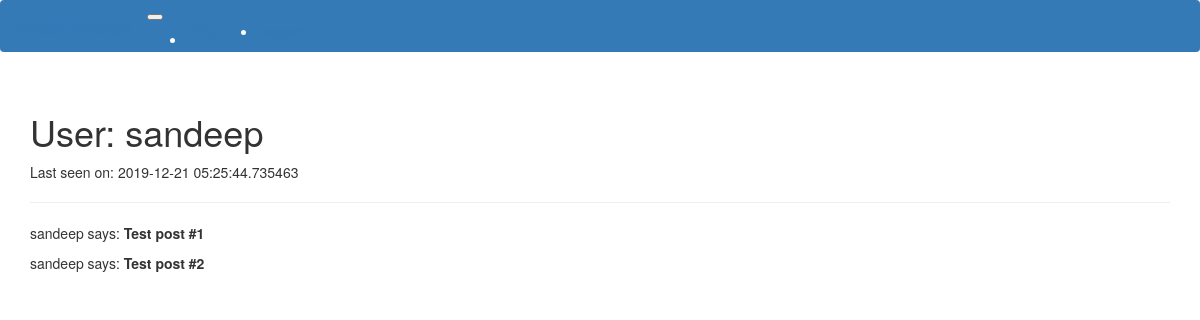
The page /user/sandeep (signed in) on the database its author committed.
### application/models.py (models this page shows, shortened)
class User(UserMixin, db.Model):
    id = db.Column(db.Integer, primary_key=True)
    username = db.Column(db.String(128), index=True, unique=True)
    name = db.Column(db.String(128))
    employee_no = db.Column(db.String(10), index=True, unique=True)
    email = db.Column(db.String(128), index=True, unique=True)
    password_hash = db.Column(db.String(128))
    last_seen = db.Column(db.DateTime, default=datetime.utcnow)
    posts = db.relationship('Post', backref='author', lazy='dynamic')

### application/views.py (the view)
@app.route('/user/<username>')
@login_required
def user(username):
    user = User.query.filter_by(username=username).first_or_404()
    posts = [
        {'author': user, 'body': 'Test post #1'},
        {'author': user, 'body': 'Test post #2'}
    ]
    return render_template('user.html', user=user, posts=posts)

### application/models.py (called while the page is built)
@login.user_loader
def load_user(id):
    return User.query.get(int(id))

### application/views.py (called while the page is built)
@app.before_request
def before_request():
    if current_user.is_authenticated:
        current_user.last_seen = datetime.utcnow()
        db.session.commit()

### application/templates/user.html (shortened to what this page needs)
{% extends "base.html" %}
{% block app_content %}
<h1>User: {{ user.username }}</h1>
{% if user.last_seen %}<p>Last seen on: {{ user.last_seen }}</p>{% endif %}
<hr>
{% for post in posts %}
<p>
  {{ post.author.username }} says: <b>{{ post.body }}</b>
</p>
{% endfor %}
{% endblock %}

### rows shown on the page
User: username "sandeep", last_seen "2019-12-21 05:25:44.735463", author.username "sandeep" "sandeep"

### other values the page prints
{{ post.body }} "Test post #1" "Test post #2"
